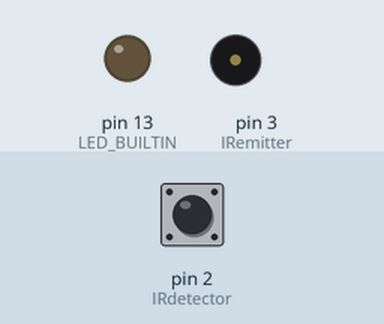
Recording of a sketch running on a simulated Arduino Uno, built with avr-gcc and run on an emulated ATmega328P. Shown: output pins drawn as LEDs (lit = HIGH), buzzer (waves = sounding). Inputs (shaded band) come from the test bench; at power-on: pin 2 (IRdetector) HIGH. What the sketch prints to the serial monitor is not drawn.

Above: at 0.05 s.
Timing chart, 0 to 3.0 s (numbered marks = the images above):
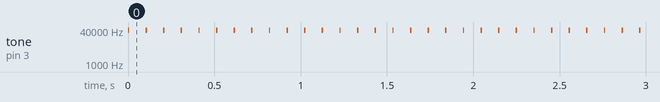

The sketch:

IR_Emitter_and_Three_Pin_Detector.ino
```cpp
int IRemitter = 3;
int IRdetector = 2;
int distance;

void setup() {
  pinMode(LED_BUILTIN, OUTPUT);
  digitalWrite(LED_BUILTIN, LOW);

  pinMode(IRdetector, INPUT);
  pinMode(IRemitter, OUTPUT);

  Serial.begin(9600);

}

void loop() {
  int ir = readIR();
  Serial.println(ir);
  delay(100);

}

int readIR(){
  tone(IRemitter, 38000, 8);
  delay(1);
  int ir = digitalRead(IRdetector);
  delay(1);
  return ir;

}
```

Measured:
- by itself, tone on pin 3 (IRemitter): alternates 38000 Hz for 0.01 s and silent for 0.09 s
